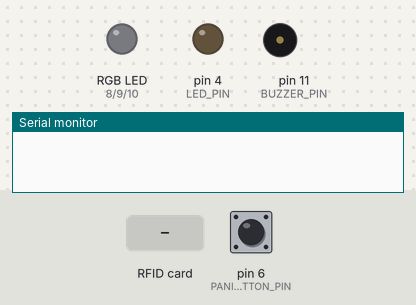
The sketch below on a simulated Arduino Uno, built with avr-gcc and run on an emulated ATmega328P. Shown: an RGB LED mixed from three pins (HIGH = lit), output pins drawn as LEDs (lit = HIGH), buzzer (waves = sounding), the last lines printed to the serial monitor. Dashed ring = blinking. Inputs (shaded band) come from the test bench; at power-on: pin 6 (PANIC_BUTTON_PIN) HIGH.

Above: at 1.3 s.
1.4 s: pin 6 (PANIC_BUTTON_PIN) pulled LOW for 0.15 s
At 2.3 s:
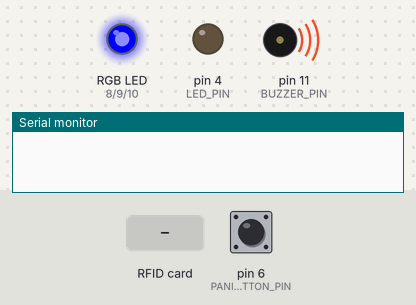
4.5 s: RFID card 5E 7A 19 C4 held to the reader
At 6.4 s:
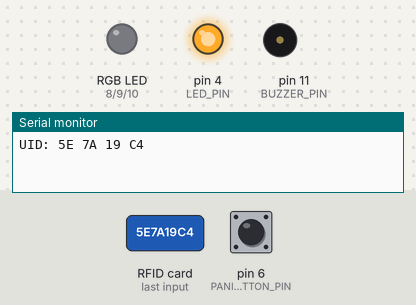
7.5 s: pin 6 (PANIC_BUTTON_PIN) pulled LOW for 3.2 s
At 9.9 s:
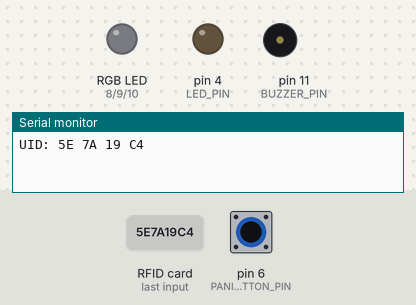
12.2 s: pin 6 (PANIC_BUTTON_PIN) pulled LOW for 1 s
At 14.0 s:
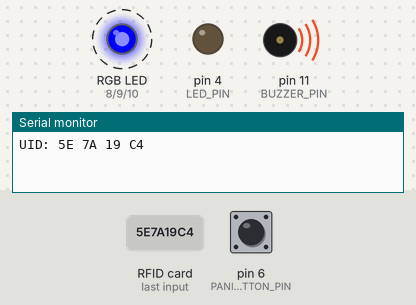
Timing chart, 0 to 17.2 s (numbered marks = the images above; inputs shaded):
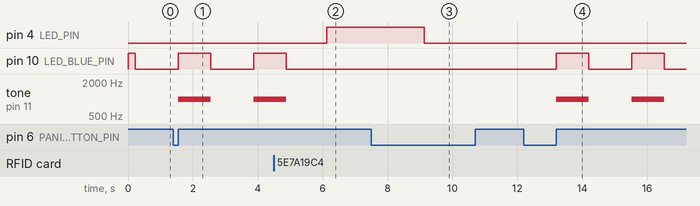

The sketch:

codigo_arduino_mega.ino
```cpp
#include <SPI.h>
#include <MFRC522.h>

// Pin del led
#define LED_PIN 4

// Pin para resetear todos los módulos
#define RST_PIN 5

// Pines del botón de pánico y el botón principal
#define PANIC_BUTTON_PIN 6
#define MAIN_BUTTON_PIN 7

// Pines para el LED RGB del botón principal
#define LED_RED_PIN 8
#define LED_GREEN_PIN 9
#define LED_BLUE_PIN 10

// Pin para la bocina de membrana
#define BUZZER_PIN 11

// Array de pines de Slave Select de los RFIDs por SPI
const int SS[3] = {53, 46, 42};

// Creamos un array de instancias MFRC522
MFRC522 mfrc[3] = {
  MFRC522(SS[0], RST_PIN),
  MFRC522(SS[1], RST_PIN),
  MFRC522(SS[2], RST_PIN)
};

bool panicMode = false;

void setup() {
  Serial.begin(115200);
  SPI.begin();

  pinMode(LED_PIN, OUTPUT);
  pinMode(PANIC_BUTTON_PIN, INPUT_PULLUP); // Suponemos que el botón está conectado a GND cuando se presiona
  pinMode(MAIN_BUTTON_PIN, INPUT_PULLUP);

  pinMode(LED_RED_PIN, OUTPUT);
  pinMode(LED_GREEN_PIN, OUTPUT);
  pinMode(LED_BLUE_PIN, OUTPUT);

  pinMode(BUZZER_PIN, OUTPUT);

  for (int i=0; i<3; i++) { mfrc[i].PCD_Init(); }
}

void checkForCard(MFRC522& mfrc522) {
  if (mfrc522.PICC_IsNewCardPresent() && mfrc522.PICC_ReadCardSerial()) {
    Serial.print("UID:");
    for (byte i = 0; i < mfrc522.uid.size; i++) {
      Serial.print(mfrc522.uid.uidByte[i] < 0x10 ? " 0" : " ");
      Serial.print(mfrc522.uid.uidByte[i], HEX);
    }
    Serial.println();
    mfrc522.PICC_HaltA();

    digitalWrite(LED_PIN, HIGH);
    delay(3000);
    digitalWrite(LED_PIN, LOW);
  }
}

void loop() {
  for (int i=0; i<3; i++) {
    checkForCard(mfrc[i]);
  }

  if (digitalRead(PANIC_BUTTON_PIN) == LOW) {
    panicMode = !panicMode;
    while(digitalRead(PANIC_BUTTON_PIN) == LOW); // Espera a que se suelte el botón
  }

  if (panicMode) {
    // Parpadeo lento del LED azul y sonido de la bocina
    digitalWrite(LED_RED_PIN, LOW);
    digitalWrite(LED_GREEN_PIN, LOW);
    digitalWrite(LED_BLUE_PIN, HIGH); // Enciende solo el LED azul
    tone(BUZZER_PIN, 1000); // Emite un sonido
    delay(1000);
    digitalWrite(LED_BLUE_PIN, LOW);
    noTone(BUZZER_PIN); // Detiene el sonido
    delay(1000);
  } else {
    // Asegura que el LED y la bocina estén apagados cuando no esté en modo pánico
    digitalWrite(LED_RED_PIN, LOW);
    digitalWrite(LED_GREEN_PIN, LOW);
    digitalWrite(LED_BLUE_PIN, LOW);
    noTone(BUZZER_PIN);
  }

  delay(250);
}
```

Measured:
- after the input at 1.4 s, pin 10 (LED_BLUE_PIN): LOW → HIGH after 0.15 s, → LOW 1.0 s later, → HIGH 1.3 s later; tone on pin 11 (BUZZER_PIN): silent → 1000 Hz after 0.15 s, → silent 1.0 s later, → 1000 Hz 1.3 s later
- after the input at 4.5 s, pin 4 (LED_PIN): LOW → HIGH after 1.6 s; pin 10 (LED_BLUE_PIN): goes on until 4.9 s, then stays LOW; tone on pin 11 (BUZZER_PIN): goes on until 4.9 s, then stays silent
- after the input at 7.5 s, pin 10 (LED_BLUE_PIN): stays LOW (without the input it goes to HIGH after 1.7 s); tone on pin 11 (BUZZER_PIN): stays silent (without the input it goes to 1000 Hz after 1.7 s)
- after the input at 12.2 s, pin 10 (LED_BLUE_PIN): alternates HIGH for 1.0 s and LOW for 1.3 s, starting after 1.0 s; tone on pin 11 (BUZZER_PIN): alternates 1000 Hz for 1.0 s and silent for 1.3 s, starting after 1.0 s
